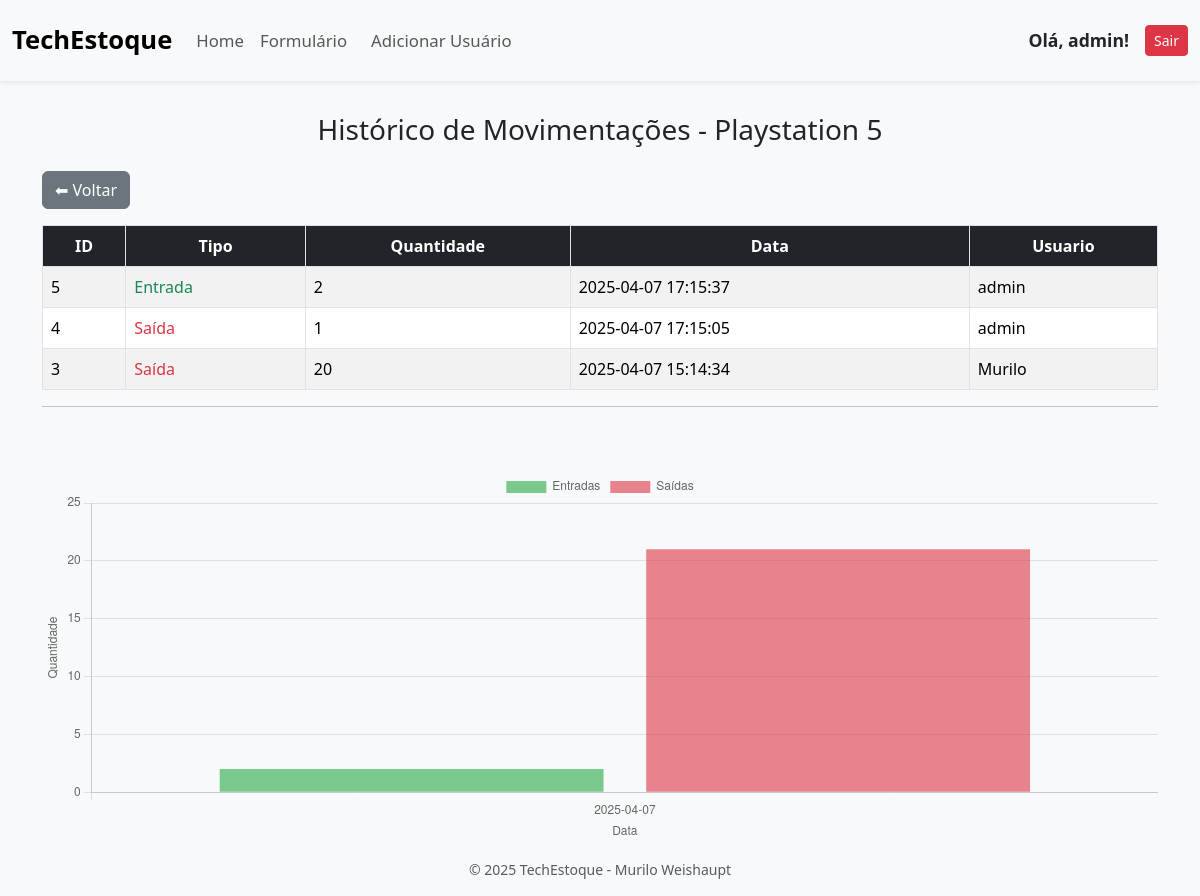
Screenshot of /estoque/historico/3 (signed in) with the database file from the repository.
### tables this page shows
CREATE TABLE produtos (
                    ID INTEGER PRIMARY KEY AUTOINCREMENT,
                    NOME TEXT,
                    QUANTIDADE_ESTOQUE INTEGER,
                    FABRICANTE TEXT,
                    DESCRICAO TEXT,
                    PRECO REAL);

CREATE TABLE movimentacoes (
                    id INTEGER PRIMARY KEY AUTOINCREMENT,
                    produto_id INTEGER,
                    quantidade INTEGER NOT NULL,
                    tipo_movimentacao TEXT CHECK(tipo_movimentacao in ('entrada', 'saida')) NOT NULL,
                    data TIMESTAMP DEFAULT CURRENT_TIMESTAMP,
                    usuario_id INTEGER,
                    FOREIGN KEY (produto_id) REFERENCES produtos(id),
                    FOREIGN KEY (usuario_id) REFERENCES usuarios(id)
                    );

CREATE TABLE usuarios (
                    id INTEGER PRIMARY KEY AUTOINCREMENT,
                    nome TEXT NOT NULL,
                    email TEXT UNIQUE NOT NULL,
                    senha TEXT NOT NULL,
                    tipo TEXT CHECK(tipo IN ('admin', 'comum')) NOT NULL DEFAULT 'comum');

### routes/produto.py (the view)
@bp_produto.route("/historico/<int:id>")
def historico_produto(id):
    if "user_id" not in session:
        flash("Você precisa fazer login!")
        return redirect(url_for("auth.login"))
    with sql.connect("form_db.db") as con:
        con.row_factory = sql.Row
        cur = con.cursor()
        cur.execute("SELECT * FROM produtos WHERE ID = ?", (id,))
        produto = cur.fetchone()
        cur.execute('''
                    SELECT m.*, u.nome as nome_usuario
                    FROM movimentacoes m
                    JOIN usuarios u ON m.usuario_id = u.id
                    WHERE m.produto_id = ?
                    ORDER BY m.data DESC
                    ''', (id,))
        historico = cur.fetchall()
        cur.execute('''
                    SELECT tipo_movimentacao, DATE(data) as dia, SUM(quantidade) as total
                    FROM movimentacoes
                    WHERE produto_id = ?
                    GROUP BY dia, tipo_movimentacao
                    ORDER BY dia ASC
                    ''', (id,))
        movimentacoes_agrupadas = cur.fetchall()
        movimentacoes_agrupadas_dict = [
            {
                "dia":  row["dia"],
                "tipo_movimentacao": row["tipo_movimentacao"],
                "total": row["total"]
            } for row in movimentacoes_agrupadas
        ]
    return render_template("historico_produto.html", produto=produto, historico=historico, movimentacoes_agrupadas=movimentacoes_agrupadas_dict)

### templates/historico_produto.html (shortened to what this page needs)
{% extends 'layout.html' %}
{% block body %}
<h3 class="text-center mb-4">Histórico de Movimentações - {{ produto.NOME }}</h3>
<a href="{{ url_for('produto.index') }}" class="btn btn-secondary mb-3">⬅ Voltar</a>
<table class="table table-striped table-bordered">
  <thead class="thead-dark">
    <tr>
      <th>ID</th>
      <th>Tipo</th>
      <th>Quantidade</th>
      <th>Data</th>
      <th>Usuario</th>
    </tr>
  </thead>
  <tbody>
    {% for mov in historico %}
    <tr>
      <td>{{ mov.id }}</td>
      <td>
        {% if mov.tipo_movimentacao == 'entrada' %}
          <span class="text-success">Entrada</span>
        {% else %}
          <span class="text-danger">Saída</span>
        {% endif %}
      </td>
      <td>{{ mov.quantidade }}</td>
      <td>{{ mov.data }}</td>
      <td>{{ mov.nome_usuario }}</td>
    </tr>
    {% else %}
    <tr>
      <td colspan="5" class="text-center text-muted">Sem movimentações registradas.</td>
    </tr>
    {% endfor %}
  </tbody>
</table>
<hr>
<br>
<br>
<canvas id="graficoMovimentacoes" height="100"></canvas>
<script>
  const dadosBrutos = JSON.parse('{{ movimentacoes_agrupadas | tojson | safe }}');
  const diasUnicos = [...new Set(dadosBrutos.map(m => m.dia))];
  const entradas = diasUnicos.map(dia => {
    const mov = dadosBrutos.find(m => m.dia === dia && m.tipo_movimentacao === 'entrada');
    return mov ? mov.total : 0;
  });
  const saidas = diasUnicos.map(dia => {
    const mov = dadosBrutos.find(m => m.dia === dia && m.tipo_movimentacao === 'saida');
    return mov ? mov.total : 0;
  });
  const ctx = document.getElementById('graficoMovimentacoes').getContext('2d');
  new Chart(ctx, {
    type: 'bar',
    data: {
      labels: diasUnicos,
      datasets: [
        {
          label: 'Entradas',
          data: entradas,
          backgroundColor: 'rgba(40, 167, 69, 0.6)',
        },
        {
          label: 'Saídas',
          data: saidas,
          backgroundColor: 'rgba(220, 53, 69, 0.6)',
        }
      ]
    },
    options: {
      responsive: true,
      scales: {
        y: {
          beginAtZero: true,
          title: {
            display: true,
            text: 'Quantidade'
          }
        },
        x: {
          title: {
            display: true,
            text: 'Data'
          }
        }
      }
    }
  });
</script>
{% endblock %}

### static/css/style.css (style rules this page uses)
body { background-color: #f8f9fa; font-family: 'Segoe UI', Tahoma, Geneva, Verdana, sans-serif; }
thead th { text-align: center; vertical-align: middle; }
.table thead th { background-color: #212529; color: #fff; }

### rows the page displays
produtos: NOME "Playstation 5"
movimentacoes: id "5", tipo_movimentacao "Entrada", quantidade "2", data "2025-04-07 17:15:37", nome_usuario "admin"
movimentacoes: id "4", tipo_movimentacao "Saída", quantidade "1", data "2025-04-07 17:15:05", nome_usuario "admin"
movimentacoes: id "3", tipo_movimentacao "Saída", quantidade "20", data "2025-04-07 15:14:34", nome_usuario "Murilo"

### other values shown
{{ session.user_name }} "admin"
